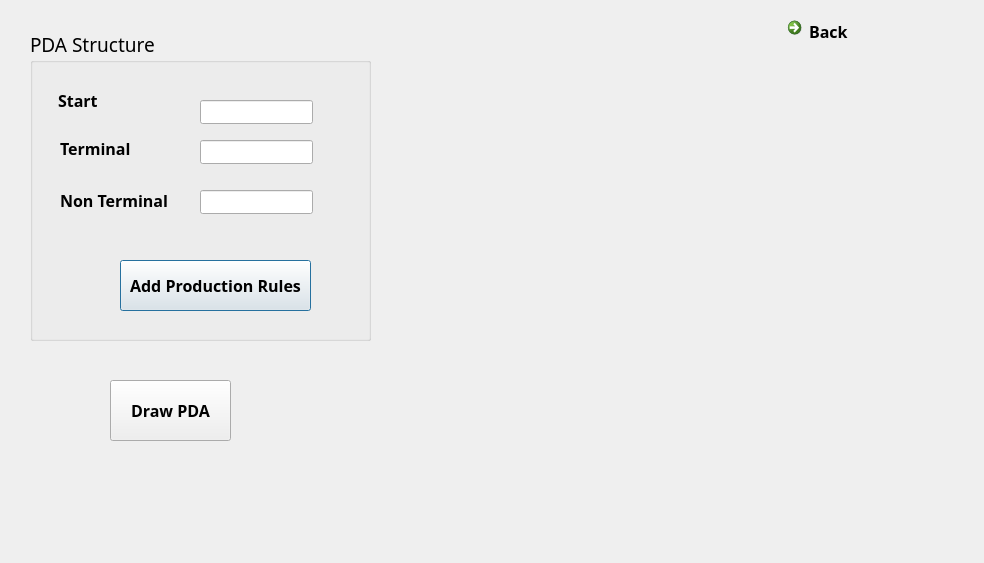
<?xml version="1.0" encoding="UTF-8"?>
<ui version="4.0">
 <class>PDA_Window</class>
 <widget class="QDialog" name="PDA_Window">
  <property name="geometry">
   <rect>
    <x>0</x>
    <y>0</y>
    <width>984</width>
    <height>563</height>
   </rect>
  </property>
  <property name="windowTitle">
   <string>Convert CFG to PDA</string>
  </property>
  <property name="windowIcon">
   <iconset resource="resources.qrc">
    <normaloff>:/icons8-bot-48.png</normaloff>:/icons8-bot-48.png</iconset>
  </property>
  <widget class="QGroupBox" name="groupBox">
   <property name="geometry">
    <rect>
     <x>30</x>
     <y>30</y>
     <width>341</width>
     <height>311</height>
    </rect>
   </property>
   <property name="font">
    <font>
     <family>Bahnschrift</family>
     <pointsize>14</pointsize>
    </font>
   </property>
   <property name="title">
    <string>PDA Structure</string>
   </property>
   <widget class="QLabel" name="l2">
    <property name="geometry">
     <rect>
      <x>28</x>
      <y>60</y>
      <width>61</width>
      <height>20</height>
     </rect>
    </property>
    <property name="font">
     <font>
      <family>Bahnschrift SemiBold</family>
      <pointsize>12</pointsize>
      <bold>true</bold>
     </font>
    </property>
    <property name="text">
     <string>Start</string>
    </property>
   </widget>
   <widget class="QLabel" name="l3">
    <property name="geometry">
     <rect>
      <x>30</x>
      <y>110</y>
      <width>101</width>
      <height>16</height>
     </rect>
    </property>
    <property name="font">
     <font>
      <family>Bahnschrift SemiBold</family>
      <pointsize>12</pointsize>
      <bold>true</bold>
     </font>
    </property>
    <property name="text">
     <string>Terminal</string>
    </property>
   </widget>
   <widget class="QLabel" name="l1">
    <property name="geometry">
     <rect>
      <x>30</x>
      <y>160</y>
      <width>111</width>
      <height>20</height>
     </rect>
    </property>
    <property name="font">
     <font>
      <family>Bahnschrift SemiBold</family>
      <pointsize>12</pointsize>
      <bold>true</bold>
     </font>
    </property>
    <property name="text">
     <string>Non Terminal </string>
    </property>
   </widget>
   <widget class="QLineEdit" name="start">
    <property name="geometry">
     <rect>
      <x>170</x>
      <y>70</y>
      <width>113</width>
      <height>24</height>
     </rect>
    </property>
    <property name="font">
     <font>
      <family>Bahnschrift SemiBold</family>
      <pointsize>12</pointsize>
      <bold>true</bold>
     </font>
    </property>
   </widget>
   <widget class="QLineEdit" name="terminals">
    <property name="geometry">
     <rect>
      <x>170</x>
      <y>110</y>
      <width>113</width>
      <height>24</height>
     </rect>
    </property>
    <property name="font">
     <font>
      <family>Bahnschrift SemiBold</family>
      <pointsize>12</pointsize>
      <bold>true</bold>
     </font>
    </property>
   </widget>
   <widget class="QLineEdit" name="nonTerminals">
    <property name="geometry">
     <rect>
      <x>170</x>
      <y>160</y>
      <width>113</width>
      <height>24</height>
     </rect>
    </property>
    <property name="font">
     <font>
      <family>Bahnschrift SemiBold</family>
      <pointsize>12</pointsize>
      <bold>true</bold>
     </font>
    </property>
   </widget>
   <widget class="QPushButton" name="addProductions">
    <property name="geometry">
     <rect>
      <x>90</x>
      <y>230</y>
      <width>191</width>
      <height>51</height>
     </rect>
    </property>
    <property name="font">
     <font>
      <family>Bahnschrift SemiBold</family>
      <pointsize>12</pointsize>
      <bold>true</bold>
     </font>
    </property>
    <property name="text">
     <string>Add Production Rules</string>
    </property>
   </widget>
  </widget>
  <widget class="QLabel" name="image">
   <property name="geometry">
    <rect>
     <x>440</x>
     <y>90</y>
     <width>401</width>
     <height>391</height>
    </rect>
   </property>
   <property name="text">
    <string/>
   </property>
  </widget>
  <widget class="QPushButton" name="drawPDA">
   <property name="geometry">
    <rect>
     <x>110</x>
     <y>380</y>
     <width>121</width>
     <height>61</height>
    </rect>
   </property>
   <property name="font">
    <font>
     <family>Bahnschrift SemiBold</family>
     <pointsize>12</pointsize>
     <bold>true</bold>
    </font>
   </property>
   <property name="text">
    <string>Draw PDA</string>
   </property>
  </widget>
  <widget class="QCommandLinkButton" name="backButton">
   <property name="geometry">
    <rect>
     <x>780</x>
     <y>10</y>
     <width>168</width>
     <height>41</height>
    </rect>
   </property>
   <property name="font">
    <font>
     <family>Bahnschrift SemiBold</family>
     <pointsize>12</pointsize>
     <bold>true</bold>
    </font>
   </property>
   <property name="layoutDirection">
    <enum>Qt::LeftToRight</enum>
   </property>
   <property name="text">
    <string>Back</string>
   </property>
  </widget>
 </widget>
 <resources>
  <include location="resources.qrc"/>
 </resources>
 <connections/>
</ui>
